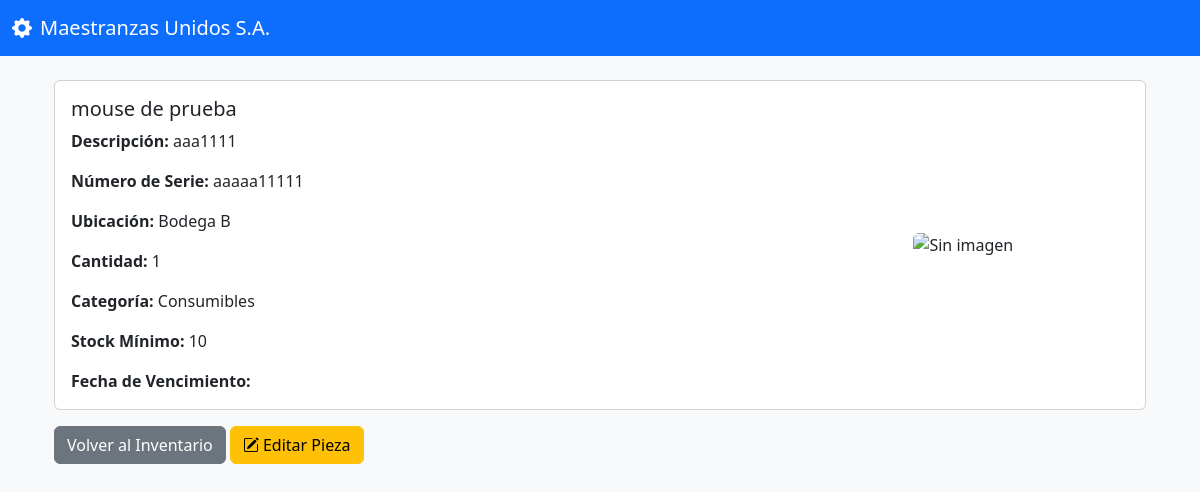
Screenshot of /pieza/8/ with the database file from the repository.
### inventario/models.py (models this page shows, shortened)
class Pieza(models.Model):
    nombre = models.CharField(max_length=100)
    descripcion = models.TextField(blank=True)
    numero_serie = models.CharField(max_length=100, unique=True)
    ubicacion = models.ForeignKey(Ubicacion, on_delete=models.SET_NULL, null=True)
    categoria = models.ForeignKey('Categoria', on_delete=models.SET_NULL, null=True, blank=True)
    proveedores = models.ManyToManyField('Proveedor', blank=True)
    cantidad = models.PositiveIntegerField(default=0)
    stock_minimo = models.PositiveIntegerField(default=1)
    requiere_vencimiento = models.BooleanField(default=False)
    fecha_vencimiento = models.DateField(null=True, blank=True)  # <- aquí
    imagen = models.ImageField(upload_to='imagenes_piezas/', null=True, blank=True)

class Ubicacion(models.Model):
    nombre = models.CharField(max_length=100, unique=True)
    def __str__(self):
        return self.nombre

class Categoria(models.Model):
    nombre = models.CharField(max_length=100)
    def __str__(self):
        return self.nombre

### inventario/views.py (the view)
# urls.py: path('pieza/<int:pk>/', views.pieza_detalle, name='pieza_detalle'),
def pieza_detalle(request, pk):
    pieza = get_object_or_404(Pieza, pk=pk)
    return render(request, 'inventario/detalle_piezas.html', {'pieza': pieza})

### inventario/templates/inventario/detalle_piezas.html (shortened to what this page needs)
{% extends 'authentication/base.html' %}
{% load static %}
{% block content %}
<div class="container mt-4">
    <div class="card">
    <div class="row g-0">
        <div class="col-md-8">
            <div class="card-body">
                <h5 class="card-title">{{ pieza.nombre }}</h5>
                <p class="card-text"><strong>Descripción:</strong> {{ pieza.descripcion }}</p>
                <p class="card-text"><strong>Número de Serie:</strong> {{ pieza.numero_serie }}</p>
                <p class="card-text"><strong>Ubicación:</strong> {{ pieza.ubicacion }}</p>
                <p class="card-text"><strong>Cantidad:</strong> {{ pieza.cantidad }}</p>
                <p class="card-text"><strong>Categoría:</strong> {{ pieza.categoria }}</p>
                <p class="card-text"><strong>Stock Mínimo:</strong> {{ pieza.stock_minimo }}</p>
                {% if pieza.requiere_vencimiento %}
                    <p class="card-text"><strong>Fecha de Vencimiento:</strong> {{ pieza.fecha_vencimiento|date:"d/m/Y" }}</p>
                {% endif %}
            </div>
        </div>
        <div class="col-md-4 d-flex align-items-center justify-content-center p-3">
            {% if pieza.imagen %}
                <img src="{{ pieza.imagen.url }}" class="img-fluid rounded" alt="Imagen de {{ pieza.nombre }}" style="max-height: 250px;">
            {% else %}
                <img src="{% static 'img/no-image.png' %}" class="img-fluid rounded" alt="Sin imagen" style="max-height: 250px;">
            {% endif %}
        </div>
    </div>
</div>
    <a href="{% url 'listar_piezas' %}"  class="btn btn-secondary mt-3">Volver al Inventario</a>
    <a href="{% url 'editar_pieza' pieza.id %}" class="btn btn-warning mt-3">
    <i class="bi bi-pencil-square me-1"></i>Editar Pieza
</a>
</div>
{% endblock %}

### rows the page displays
Pieza: nombre "mouse de prueba", descripcion "aaa1111", numero_serie "aaaaa11111", ubicacion "Bodega B", cantidad "1", categoria "Consumibles", stock_minimo "10"
